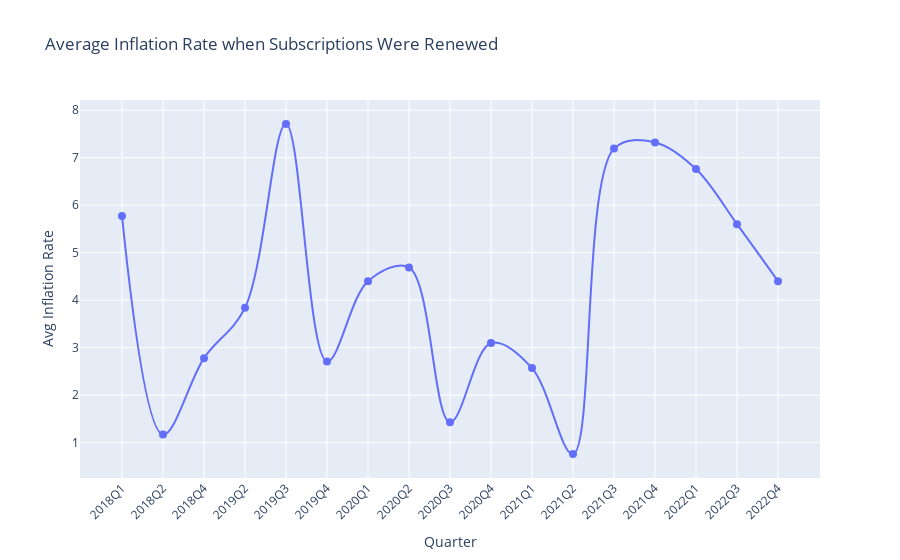

Notebook source saved alongside this figure:
### Code cell
''' I also tried with associating the start and end dates with each subscription of client with the 
financial data inflation rates and start and end date.
but almost every industry clients susbscription were recorded on every other quarter so the chart was very similar. 
Maybe if we have huge amount of data, we can proceed with that'''

# I tried to project it with the help of quarters - 3 month time for each quarter - q1,q2,q3,q4

# Ensure financial data dates are correctly formatted
financial_data_copy = financial_data.copy()
financial_data_copy["start_date"] = pd.to_datetime(financial_data_copy["start_date"], format="%d-%m-%Y", errors='coerce')

# Ensure subscription data dates are correctly formatted
subscription_data_copy = subscription_data.copy()
subscription_data_copy["start_date"] = pd.to_datetime(subscription_data_copy["start_date"], format="%m-%d-%Y", errors='coerce')
subscription_data_copy["end_date"] = pd.to_datetime(subscription_data_copy["end_date"], format="%m-%d-%Y", errors='coerce')

# Average Inflation Rate when Subscriptions Were Renewed
subscription_data_copy['quarter'] = subscription_data_copy['start_date'].dt.to_period('Q').astype(str)
financial_data_copy['quarter'] = financial_data_copy['start_date'].dt.to_period('Q').astype(str)

merged_data = subscription_data_copy.merge(financial_data_copy[['quarter', 'inflation_rate']], on='quarter', how='left')
avg_inflation_when_renewed = merged_data[merged_data['renewed']].groupby('quarter')['inflation_rate'].mean().reset_index()

fig_inflation = px.line(
    avg_inflation_when_renewed, x='quarter', y='inflation_rate', 
    markers=True, title='Average Inflation Rate when Subscriptions Were Renewed',
    labels={'quarter': 'Quarter', 'inflation_rate': 'Avg Inflation Rate'},
    line_shape='spline'
)
fig_inflation.update_traces(marker=dict(size=8))
fig_inflation.update_layout(xaxis=dict(tickangle=-45))
fig_inflation.show()
pio.write_html(fig, "Average Inflation Rate when Subscriptions Were Renewed.html")

### Figure 1 — Plotly figure (JSON) as saved in the notebook; plotly's stock layout.template omitted (floating-point values rounded to 4 significant figures)
{"data": [{"hovertemplate": "Quarter=%{x}<br>Avg Inflation Rate=%{y}<extra></extra>", "legendgroup": "", "line": {"color": "#636efa", "dash": "solid", "shape": "spline"}, "marker": {"size": 8, "symbol": "circle"}, "mode": "markers+lines", "name": "", "orientation": "v", "showlegend": false, "type": "scatter", "x": ["2018Q1", "2018Q2", "2018Q4", "2019Q2", "2019Q3", "2019Q4", "2020Q1", "2020Q2", "2020Q3", "2020Q4", "2021Q1", "2021Q2", "2021Q3", "2021Q4", "2022Q1", "2022Q3", "2022Q4"], "xaxis": "x", "y": [5.77, 1.17, 2.78, 3.84, 7.71, 2.71, 4.4, 4.69, 1.43, 3.1, 2.57, 0.76, 7.19, 7.32, 6.76, 5.6, 4.4], "yaxis": "y"}], "layout": {"legend": {"tracegroupgap": 0}, "title": {"text": "Average Inflation Rate when Subscriptions Were Renewed"}, "xaxis": {"anchor": "y", "domain": [0, 1], "tickangle": -45, "title": {"text": "Quarter"}}, "yaxis": {"anchor": "x", "domain": [0, 1], "title": {"text": "Avg Inflation Rate"}}}}
